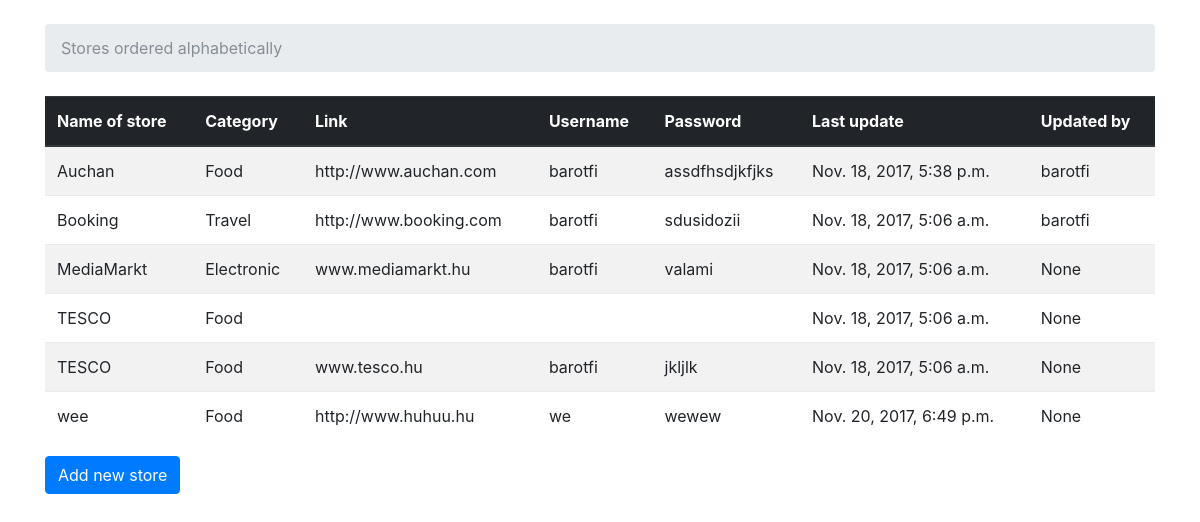
The page / on the database its author committed.
### storelist/models.py (models this page shows, shortened)
class Stores(models.Model):
    FOOD = 'Food'
    ELECTRONIC = 'Electronic'
    TRAVEL = 'Travel'
    CATEGORY_CHOICES = (
        (FOOD, "Food"),
        (ELECTRONIC, "Electronic"),
        (TRAVEL, "Travel"),
        )
    category = models.CharField(max_length=15,
                  choices=CATEGORY_CHOICES,
                  default=FOOD)
    storename = models.CharField(max_length=200)
    store_link = models.URLField(max_length=200)
    store_username = models.CharField(max_length=200)
    store_pw = models.CharField(max_length=200)
    last_updated = models.DateTimeField(auto_now_add=True)
    updated_by = models.ForeignKey(User, null=True, related_name='+')

### storelist/views.py (the view)
# urls.py: 2. Add a URL to urlpatterns:  url(r'^$', views.home, name='home')
def home(request):
    stores = Stores.objects.all()
    storeABClist = Stores.objects.order_by('storename')
    return render(request, 'home.html', {'storeABClist': storeABClist})

### templates/home.html (shortened to what this page needs)
{% load static %}<!DOCTYPE html>
<html>
  <head>
     <link rel="stylesheet" href="{% static 'css/bootstrap.min.css' %}">
  </head>
  <body>
    <div class="container">
        <ol class="breadcrumb my-4">
          <li class="breadcrumb-item active">Stores ordered alphabetically</li>
        </ol>
        <table class="table table-striped">
          <thead class="thead-dark">
            <tr>
              <th>Name of store</th>
              <th>Category</th>
              <th>Link</th>
              <th>Username</th>
              <th>Password</th>
              <th>Last update</th>
              <th>Updated by</th>
            </tr>
          </thead>
          <tbody>
            {% for store in storeABClist %}
              <tr>
                <td class="align-middle">
                  {{ store.storename}}
                </td>
                <td class="align-middle">
                  {{ store.category }}
                </td>
                <td class="align-middle">
                  {{ store.store_link}}
                </td>
                <td class="align-middle">
                {{ store.store_username}}
                </td>
                <td class="align-middle">
                {{ store.store_pw}}
                </td>
                <td class="align-middle">
                {{ store.last_updated}}
                </td>
                <td class="align-middle">
                {{ store.updated_by}}
                </td>
              </tr>
            {% endfor %}
          </tbody>
        </table>
        <a class="btn btn-primary" href="/new" role="button">Add new store</a>
      </div>
    </body>
  </html>

### rows shown on the page
Stores: storename "Auchan", category "Food", store_link "http://www.auchan.com", store_username "barotfi", store_pw "assdfhsdjkfjks", last_updated "Nov. 18, 2017, 5:38 p.m.", updated_by "barotfi"
Stores: storename "Booking", category "Travel", store_link "http://www.booking.com", store_username "barotfi", store_pw "sdusidozii", last_updated "Nov. 18, 2017, 5:06 a.m.", updated_by "barotfi"
Stores: storename "MediaMarkt", category "Electronic", store_link "www.mediamarkt.hu", store_username "barotfi", store_pw "valami", last_updated "Nov. 18, 2017, 5:06 a.m.", updated_by "None"
Stores: storename "TESCO", category "Food", last_updated "Nov. 18, 2017, 5:06 a.m.", updated_by "None"
Stores: storename "TESCO", category "Food", store_link "www.tesco.hu", store_username "barotfi", store_pw "jkljlk", last_updated "Nov. 18, 2017, 5:06 a.m.", updated_by "None"
Stores: storename "wee", category "Food", store_link "http://www.huhuu.hu", store_username "we", store_pw "wewew", last_updated "Nov. 20, 2017, 6:49 p.m.", updated_by "None"
